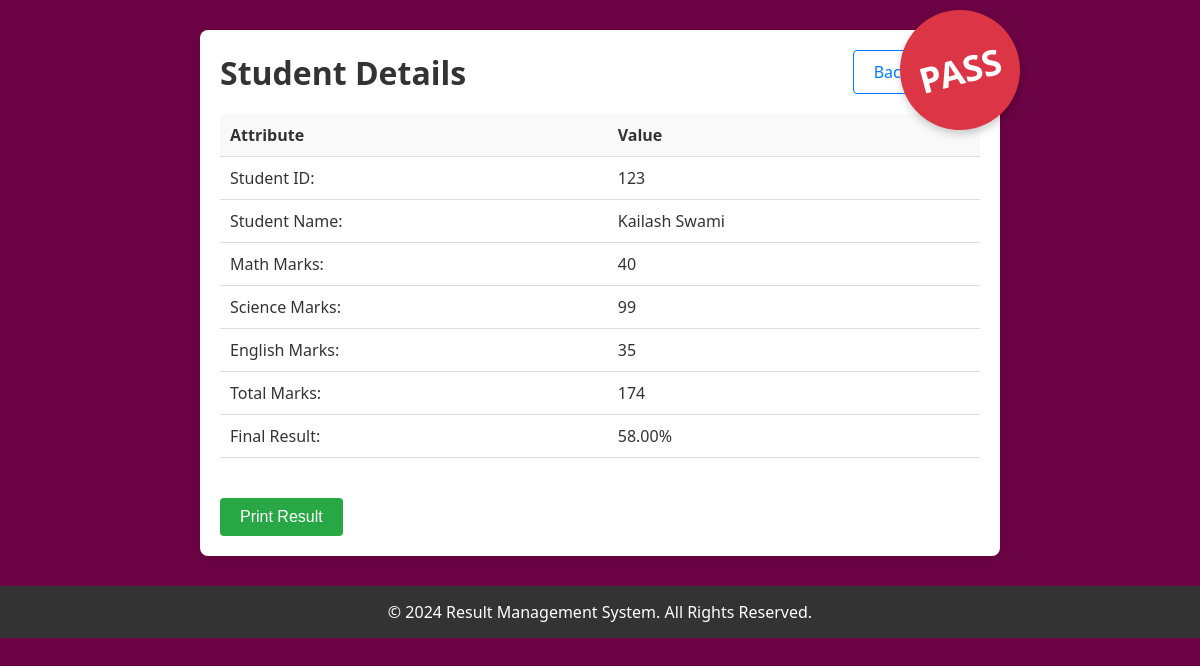
/view/123, run on the app's committed database.
### home/models.py (models this page shows)
class Student(models.Model):
    student_id = models.AutoField(primary_key=True)
    student_name = models.CharField(max_length=100)
    math = models.IntegerField()
    science = models.IntegerField()
    english = models.IntegerField()
    total_marks = models.IntegerField(blank=True, null=True)
    result = models.CharField(max_length=10, blank=True, null=True)
    percentage = models.DecimalField(max_digits=5, decimal_places=2, default=0.00)  # Updated field

### home/views.py (the view)
# urls.py: path('view/<int:id>', views.view, name='view'),
def view(request, id):
    student = Student.objects.get(pk=id)
    return render(request, 'view.html', {'student': student})

### templates/view.html (shortened to what this page needs)
<!DOCTYPE html>
<html lang="en">
<head>
  <link rel="stylesheet" href="https://cdnjs.cloudflare.com/ajax/libs/font-awesome/5.15.4/css/all.min.css" />
</head>
<body>
  <div class="container">
    <div class="header">
      <h1>Student Details</h1>
      <a href="/" class="btn btn-primary">Back to List</a>
    </div>
    <table>
      <tr>
        <th>Attribute</th>
        <th>Value</th>
      </tr>
      <tr>
        <td>Student ID:</td>
        <td>{{ student.student_id }}</td>
      </tr>
      <tr>
        <td>Student Name:</td>
        <td>{{ student.student_name }}</td>
      </tr>
      <tr>
        <td>Math Marks:</td>
        <td>{{ student.math }}</td>
      </tr>
      <tr>
        <td>Science Marks:</td>
        <td>{{ student.science }}</td>
      </tr>
      <tr>
        <td>English Marks:</td>
        <td>{{ student.english }}</td>
      </tr>
      <tr>
        <td>Total Marks:</td>
        <td>{{ student.total_marks }}</td>
      </tr>
      <tr>
        <td>Final Result:</td>
        <td>{{ student.percentage|floatformat:2 }}%</td>
      </tr>
    </table>
    <div class="stamp">{{ student.result }}</div>
    <button class="print-btn" onclick="window.print()">Print Result</button>
  </div>
  <footer class="footer">
    <p>&copy; 2024 Result Management System. All Rights Reserved.</p>
  </footer>
</body>
</html>

### templates/view.html (style rules this page uses)
* { margin: 0; padding: 0; box-sizing: border-box; }
body { font-family: 'Segoe UI', Tahoma, Geneva, Verdana, sans-serif; background-color: #6C0345; margin: 0; padding: 0; color: #fff; }
.container { width: 90%; max-width: 800px; margin: 30px auto; padding: 20px; background-color: #fff; color: #333; border-radius: 8px; box-shadow: 0 4px 8px rgba(0, 0, 0, 0.1); position: relative; }
.header { display: flex; justify-content: space-between; align-items: center; margin-bottom: 20px; }
.header h1 { font-size: 2rem; margin: 0; }
.header a { text-decoration: none; color: #007bff; background-color: #fff; padding: 10px 20px; border-radius: 4px; border: 1px solid #007bff; transition: background-color 0.3s, color 0.3s; }
table { width: 100%; border-collapse: collapse; margin-bottom: 20px; }
table th, table td { padding: 10px; text-align: left; border-bottom: 1px solid #ddd; }
table th { background-color: #f9f9f9; color: #333; }
.stamp { position: absolute; top: -20px; right: -20px; width: 120px; height: 120px; background-color: #dc3545; color: #fff; text-align: center; font-size: 2.2rem; font-weight: bold; line-height: 120px; transform: rotate(-15deg); border-radius: 50%; box-shadow: 0 4px 8px rgba(0, 0, 0, 0.2); z-index: 1; animation: stampAnimation 1s ease-in-out infinite; }
.print-btn { display: inline-block; color: #fff; background-color: #28a745; padding: 10px 20px; border-radius: 4px; border: none; cursor: pointer; font-size: 1rem; transition: background-color 0.3s; margin-top: 20px; text-decoration: none; text-align: center; }
.footer { text-align: center; padding: 15px 0; background-color: #333; color: #fff; margin-top: 20px; }

### data on the page
Student: student_id "123", student_name "Kailash Swami", math "40", science "99", english "35", total_marks "174", percentage "58.00", result "PASS"
